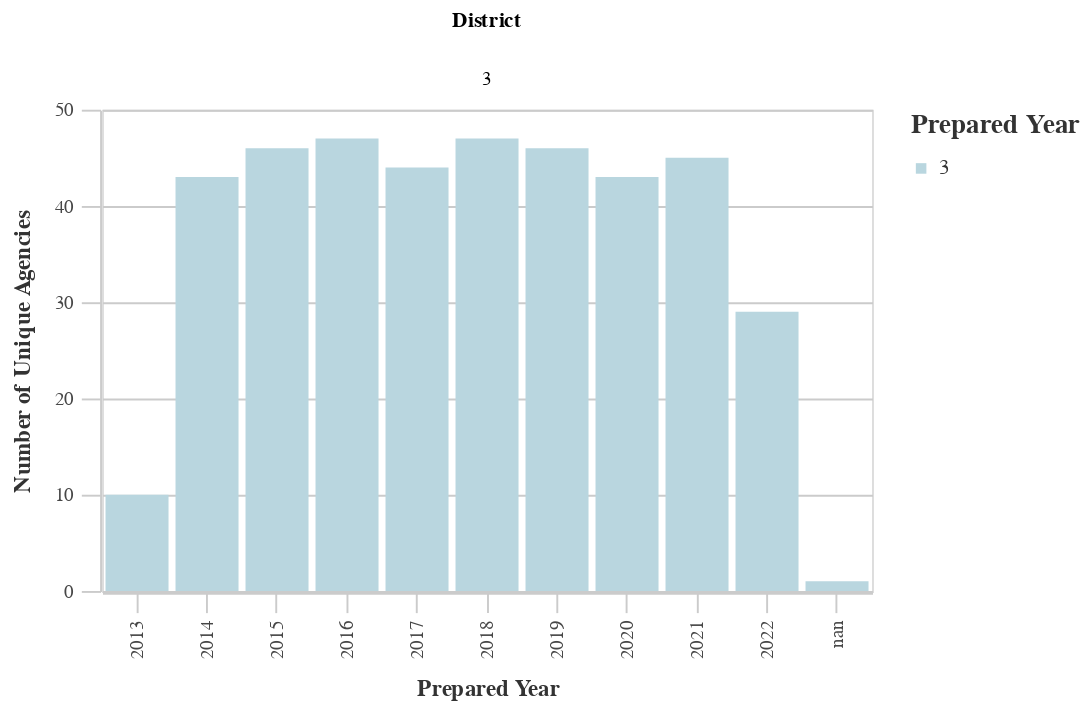

Notebook cell for this chart:
### Markdown cell above
### Number of Unique Agencies by District

### Code cell
# Unique Agencies by Dist
dist_years_agency = ((
        df
        >> group_by(_.prepared_y, _.dist)
        >> summarize(n=_.primary_agency_name.nunique())
        >> arrange(-_.prepared_y)
    )
        .rename(columns={'dist':'District', 'n':'Count'})
    )
chart10 = (alt.Chart(dist_years_agency).mark_bar().encode(
        column='District:N',
        x=alt.X('prepared_y:O', title='Prepared Year'),
        y=alt.Y('Count:Q', title='Number of Unique Agencies'),
        color = alt.Color("District:N", 
                              scale=alt.Scale(
                                  range=altair_utils.CALITP_SEQUENTIAL_COLORS),  
                               legend=alt.Legend(title="Prepared Year")
                              )))
                              
chart10 = styleguide.preset_chart_config(chart10)
chart10 = _dla_utils.add_tooltip(chart10, 'prepared_y', 'Count')

display(chart10)

### Figure 1 — Vega-Lite specification as saved in the notebook (floating-point values rounded to 4 significant figures)
{"config": {"view": {"continuousWidth": 400, "continuousHeight": 300}, "axis": {"domainColor": "#cbcbcb", "grid": true, "gridColor": "#cbcbcb", "gridWidth": 1, "labelColor": "#474747", "labelFont": "Nunito Sans", "labelFontSize": 10, "labelPadding": 4, "tickColor": "#cbcbcb", "tickSize": 10, "titleColor": "#333", "titleFont": "Raleway", "titleFontSize": 12, "titlePadding": 10}, "axisBand": {"grid": false}, "background": "white", "font": "Raleway", "header": {"labelFont": "Nunito Sans", "titleFont": "Raleway"}, "legend": {"labelColor": "#333", "labelFont": "Nunito Sans", "labelFontSize": 11, "labelLimit": 0, "padding": 1, "symbolSize": 30, "symbolType": "square", "titleColor": "#333", "titleFont": "Raleway", "titleFontSize": 14, "titlePadding": 10}, "title": {"anchor": "middle", "font": "Raleway", "fontSize": 18, "fontWeight": 300, "offset": 20}}, "data": {"name": "data-e734ae0e1fa3ebc2504f9a092f16e6b2"}, "mark": "bar", "encoding": {"color": {"field": "District", "legend": {"title": "Prepared Year"}, "scale": {"range": ["#B9D6DF", "#8CBCCB", "#2EA8CE", "#136C97", "#0B405B"]}, "type": "nominal"}, "column": {"field": "District", "type": "nominal"}, "tooltip": [{"field": "prepared_y", "title": "Year", "type": "nominal"}, {"field": "Count", "title": "Count", "type": "quantitative"}], "x": {"field": "prepared_y", "title": "Prepared Year", "type": "ordinal"}, "y": {"field": "Count", "title": "Number of Unique Agencies", "type": "quantitative"}}, "height": 250, "width": 400, "$schema": "https://vega.github.io/schema/vega-lite/v4.17.0.json", "datasets": {"data-e734ae0e1fa3ebc2504f9a092f16e6b2": [{"prepared_y": "nan", "District": 3, "Count": 1}, {"prepared_y": "2022", "District": 3, "Count": 29}, {"prepared_y": "2021", "District": 3, "Count": 45}, {"prepared_y": "2020", "District": 3, "Count": 43}, {"prepared_y": "2019", "District": 3, "Count": 46}, {"prepared_y": "2018", "District": 3, "Count": 47}, {"prepared_y": "2017", "District": 3, "Count": 44}, {"prepared_y": "2016", "District": 3, "Count": 47}, {"prepared_y": "2015", "District": 3, "Count": 46}, {"prepared_y": "2014", "District": 3, "Count": 43}, {"prepared_y": "2013", "District": 3, "Count": 10}]}}
